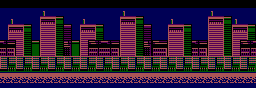

A 2D game scene composited from a Tiled map and its tileset images. What follows is a short description and the map's XML, with each tile layer's data collapsed to a summary:
An orthogonal 32x11 tile map with 8x8 px tiles, 1 tile layer (Capa de Patrones 1).

<map version="1.0" orientation="orthogonal" width="32" height="11" tilewidth="8" tileheight="8">
 <tileset firstgid="1" name="introstage2tiles" tilewidth="8" tileheight="8">
  <image source="introstage2tiles.png" width="64" height="64" />
 </tileset>
 <layer name="Capa de Patrones 1" width="32" height="11">
  <data>[352 cells, 352 non-empty, 29 distinct tile ids]</data>
 </layer>
</map>